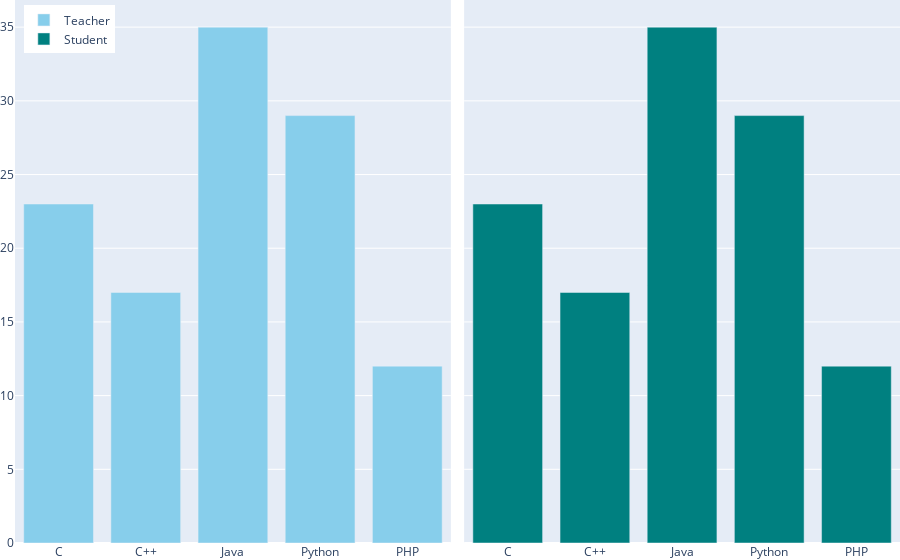

Notebook cell for this chart:
### Code cell
fig = make_subplots(rows=1, cols=2,shared_xaxes=False,shared_yaxes=True,vertical_spacing=0.03,specs=[[{"type": "bar"},{"type": "bar"}]],
    column_width=[50, 50],horizontal_spacing=0.015)

fig.add_trace(go.Bar(name='Teacher',x=langs,y=students,marker=dict(color="skyblue"), showlegend=True),row=1, col=1)
fig.add_trace(go.Bar(name='Student',x=langs,y=students, marker=dict(color="teal"), showlegend=True),row=1, col=2)
fig.update_layout(dict(autosize=True,margin=dict(t=0,b=0,l=0,r=0),xaxis=dict(ticklen=2, zeroline=False),legend=dict(yanchor="top",y=0.99,xanchor="left",x=0.01),))

fig.show()

### Figure 1 — Plotly figure (JSON) as saved in the notebook; plotly's stock layout.template omitted (floating-point values rounded to 4 significant figures)
{"data": [{"marker": {"color": "skyblue"}, "name": "Teacher", "showlegend": true, "type": "bar", "x": ["C", "C++", "Java", "Python", "PHP"], "xaxis": "x", "y": [23, 17, 35, 29, 12], "yaxis": "y"}, {"marker": {"color": "teal"}, "name": "Student", "showlegend": true, "type": "bar", "x": ["C", "C++", "Java", "Python", "PHP"], "xaxis": "x2", "y": [23, 17, 35, 29, 12], "yaxis": "y2"}], "layout": {"autosize": true, "legend": {"x": 0.01, "xanchor": "left", "y": 0.99, "yanchor": "top"}, "margin": {"b": 0, "l": 0, "r": 0, "t": 0}, "xaxis": {"anchor": "y", "domain": [0, 0.4925], "ticklen": 2, "zeroline": false}, "xaxis2": {"anchor": "y2", "domain": [0.5075, 1]}, "yaxis": {"anchor": "x", "domain": [0, 1]}, "yaxis2": {"anchor": "x2", "domain": [0, 1], "matches": "y", "showticklabels": false}}}
